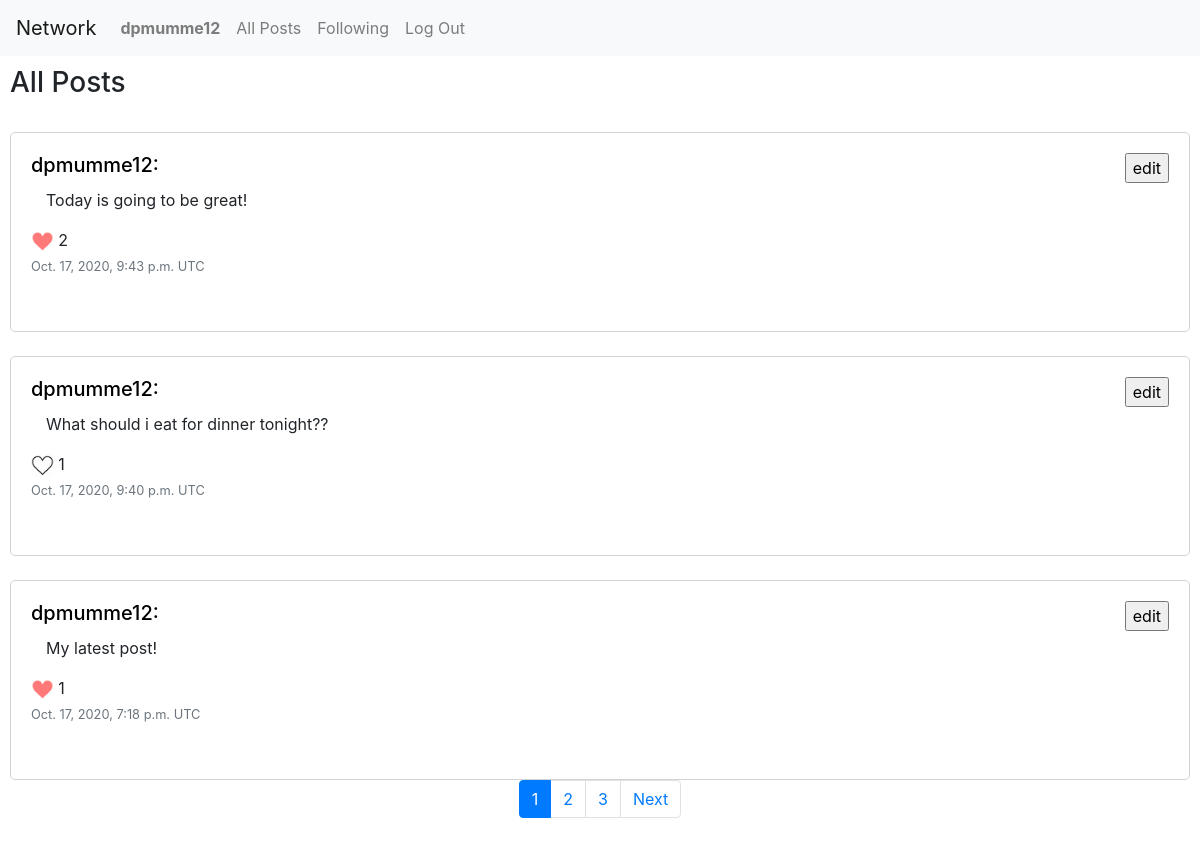
Page /following (signed in) on the committed database.
### network/models.py (models this page shows, shortened)
class User(AbstractUser):
    pass

class post(models.Model):
    user = models.ForeignKey("User", on_delete=models.CASCADE, related_name="post_user")
    body = models.TextField(blank=True)
    likes = models.ManyToManyField("User", blank=True, related_name="post_likes")
    date_posted = models.DateTimeField(auto_now_add = True, blank = True)

### network/views.py (the view)
# urls.py: path("following", views.following, name="following"),
def following(request):
    Profile = profile.objects.get(user = request.user)
    objects = post.objects.all().order_by("-date_posted")
    if (len(objects) <= 10):
        page_obj = objects
    else:
        posts = Paginator(objects, 10)
        page_number = request.GET.get("page")
        page_obj = posts.get_page(page_number)
    return render(request, "network/following.html", {
        "page_obj": page_obj,
        "profile": Profile
    })

### network/templates/network/following.html (shortened to what this page needs)
{% extends "network/layout.html" %}
{% block body %}
    <div class="body">
        <div id="main-page">
        <h3>All Posts</h3>
        {% for post in page_obj %}
            {% if post.user in profile.following.all or post.user == user %}
                <br>
                <div class="post-div">
                    <div>
                        <h5 style="display: inline;"><a href="{% url 'user_profile' id=post.user.id %}" style="color: black;">{{post.user.username}}:</a></h5>
                        {% if post.user == user %}
                            <div style="display: inline; float: right;">
                                <p style="display: inline;"><form onsubmit="edit_post_handle({{post.id}})">
                                    <input type="submit" value="edit">
                                </form></p>
                            </div>
                        {% endif %}
                    </div>
                    <div class="post-body">
                        <p class="body-text" id="post-body-{{post.id}}">{{post.body}}</p>
                        <span>
                            {% if user in post.likes.all %}
                                <img class="like-img" id="post-{{post.id}}" onclick="like_post({{post.id}})" alt="filled in heart icon">
                            {% else %}
                                <img class="like-img" id="post-{{post.id}}" onclick="like_post({{post.id}})" alt="empty heart icon">
                            {% endif %}
                            <span id="post-like-count-{{post.id}}">{{post.likes.count}}</span>
                        </span>
                    </div>
                    <div class="date-posted">
                        <p class="card-text"><small class="text-muted" style="text-align: right;">{{ post.date_posted }} UTC</small></p>
                    </div>
                </div>
            {% endif %}
        {% endfor %}
        {% if page_obj.paginator.num_pages > 1 %}
        <nav aria-label="Page navigation example">
            <ul class="pagination justify-content-center">
              {% if page_obj.has_previous %}
              <li class="page-item"><a class="page-link" href="?page=1">1</a></li>
              {% else %}
              <li class="page-item active"><a class="page-link" href="?page=1">1</a></li>
              {% endif %}
              {% if page_obj.number == 1 %}
              <li class="page-item"><a class="page-link" href="?page={{ page_obj.next_page_number }}">2</a></li>
              {% elif page_obj.number == page_obj.paginator.num_pages %}
              <li class="page-item"><a class="page-link" href="?page={{ page_obj.previous_page_number }}">{{ page_obj.previous_page_number }}</a></li>
              {% else %}
              <li class="page-item active"><a class="page-link" href="?page={{ page_obj.number }}">{{ page_obj.number }}</a></li>
              {% endif %}
              {% if page_obj.has_next %}
              <li class="page-item"><a class="page-link" href="?page={{ page_obj.paginator.num_pages }} ">{{ page_obj.paginator.num_pages }}</a></li>
              {% else %}
              <li class="page-item active"><a class="page-link" href="?page={{ page_obj.paginator.num_pages }} ">{{ page_obj.paginator.num_pages }}</a></li>
              {% endif %}
              {% if page_obj.has_next %}
              <li class="page-item">
                <a class="page-link" href="?page={{ page_obj.next_page_number }}">Next</a>
              </li>
              {% endif %}
            </ul>
        </nav>
        {% endif %}
        </div>
    </div>
{% endblock %}

### network/templates/network/layout.html (shortened to what this page needs)
{% load static %}
<!DOCTYPE html>
<html lang="en">
    <head>
        <link rel="stylesheet" href="https://stackpath.bootstrapcdn.com/bootstrap/4.4.1/css/bootstrap.min.css">
        <link href="{% static 'network/styles.css' %}" rel="stylesheet">
    </head>
    <body>
        <nav class="navbar navbar-expand-lg navbar-light bg-light">
            <a class="navbar-brand" href="{% url 'index' %}">Network</a>
            <div>
              <ul class="navbar-nav mr-auto">
                {% if user.is_authenticated %}
                    <li class="nav-item">
                        <a class="nav-link" href="{% url 'user_profile' id=user.id %}"><strong>{{ user.username }}</strong></a>
                    </li>
                {% endif %}
                <li class="nav-item">
                  <a class="nav-link" href="{% url 'index' %}">All Posts</a>
                </li>
                {% if user.is_authenticated %}
                    <li class="nav-item">
                        <a class="nav-link" href="{% url 'following' %}">Following</a>
                    </li>
                    <li class="nav-item">
                        <a class="nav-link" href="{% url 'logout' %}">Log Out</a>
                    </li>
                {% endif %}
              </ul>
            </div>
          </nav>
        <div class="body">
            {% block body %}
            {% endblock %}
        </div>
    </body>
</html>

### network/static/network/styles.css (style rules this page uses)
.body { padding: 5px; }
.post-div { padding: 20px; width: 100%; height: 200px; border: 1px solid lightgray; border-radius: 5px; }
.like-img { height: auto; width: 2%; }
.body-text { margin-left: 15px; margin-top: 10px; }

### rows in the picture
User: username "dpmumme12"
post: user.username "dpmumme12", body "Today is going to be great!", likes.count "2", date_posted "Oct. 17, 2020, 9:43 p.m."
post: user.username "dpmumme12", body "What should i eat for dinner tonight??", likes.count "1", date_posted "Oct. 17, 2020, 9:40 p.m."
post: user.username "dpmumme12", body "My latest post!", likes.count "1", date_posted "Oct. 17, 2020, 7:18 p.m."

### other values in the picture
{{ page_obj.paginator.num_pages }} "3"
